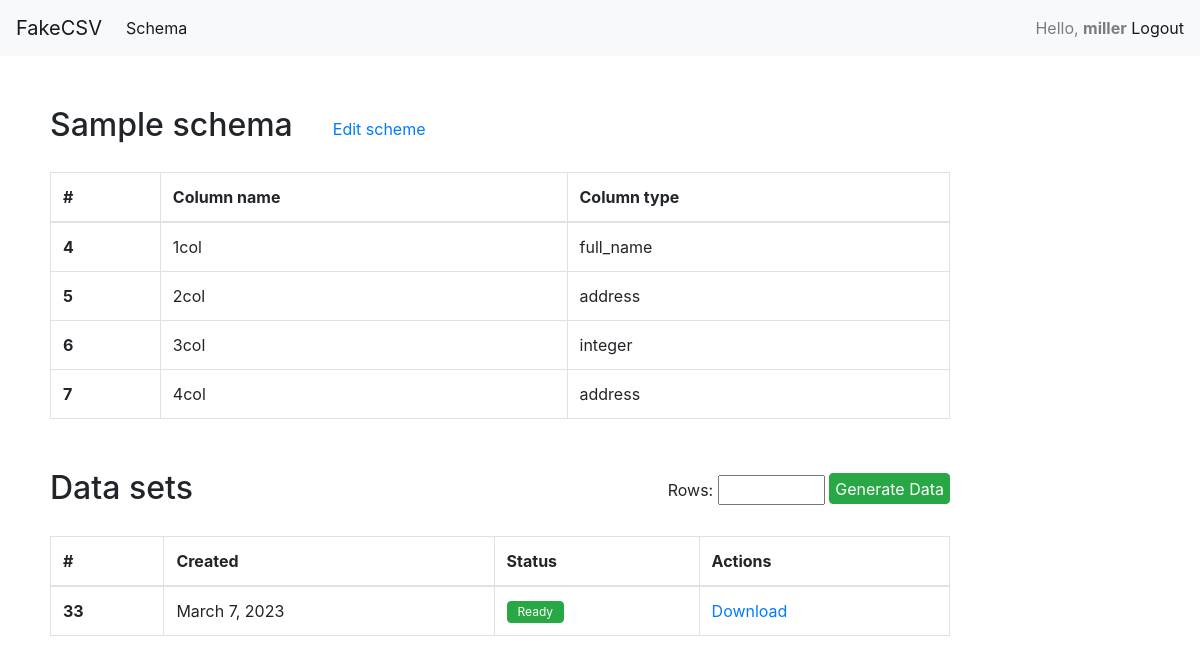
/schemas/2 (signed in), run on the app's committed database.
### authentication/models.py (models this page shows)
class Column(models.Model):
    TYPE_CHOICES = [
        ('full_name', 'Full Name'),
        ('job', 'Job'),
        ('email', 'Email'),
        ('domain_name', 'Domain Name'),
        ('phone_number', 'Phone Number'),
        ('company_name', 'Company Name'),
        ('text', 'Text'),
        ('integer', 'Integer'),
        ('address', 'Address'),
        ('date', 'Date'),
    ]
    name = models.CharField(max_length=100)
    schema = models.ForeignKey(Schema, on_delete=models.CASCADE)
    type = models.CharField(max_length=100, choices=TYPE_CHOICES)
    range_start = models.IntegerField(null=True, blank=True)
    range_end = models.IntegerField(null=True, blank=True)
    order = models.IntegerField()

class DataSet(models.Model):
    name = models.CharField(max_length=100)
    data = models.DateField(auto_now=True)
    csv = models.FileField(upload_to='csv/')
    status = models.BooleanField(default=False)
    schema = models.ForeignKey(Schema, on_delete=models.CASCADE,
                               related_name='dataset')

### authentication/views.py (the view)
# urls.py: path('<int:schema_id>', schema_detail, name='schema_detail'),
@login_required
def schema_detail(request, schema_id):
    schema = get_object_or_404(Schema, id=schema_id)
    return render(request, 'schemas/detail.html', {'schema': schema})

### templates/schemas/detail.html (shortened to what this page needs)
{% extends 'base.html' %}
{% block content %}
  <div class="tableWrap">
    <div class="flexTableHead" style="justify-content: flex-start; gap: 40px">
      <h2>Sample schema</h2>
      <div><a href="#">Edit scheme</a></div>
    </div>
    <table class="table table-bordered">
      <thead>
      <tr>
        <th scope="col">#</th>
        <th scope="col">Column name</th>
        <th scope="col">Column type</th>
      </tr>
      </thead>
      <tbody>
      {% for column in schema.column_set.all %}
        <tr>
          <th scope="row">{{ column.id }}</th>
          <td>{{ column.name }}</td>
          <td>{{ column.type }}</td>
        </tr>
      {% endfor %}
      </tbody>
    </table>
  </div>
  <div class="tableWrap">
    <div class="flexTableHead" >
      <h2>Data sets</h2>
      <div>
        <form id="generate-data-form" method="post">
          <label for="num-records">Rows: </label>
          <input type="number" id="num-records" name="num-records" min="1" max="1000" required>
          <button type="submit" id="generate-data-btn" class="btn btn-success">Generate Data</button>
        </form>
      </div>
    </div>
    <table class="table table-bordered">
      <thead>
      <tr>
        <th scope="col">#</th>
        <th scope="col">Created</th>
        <th scope="col">Status</th>
        <th scope="col">Actions</th>
      </tr>
      </thead>
      <tbody id="tbody">
      {% for dataset in schema.dataset.all %}
        <tr>
          <th scope="row">{{ dataset.id }}</th>
          <td>{{ dataset.data }}</td>
          <td data-status="{{ dataset.id }}">
            {% if dataset.status %}
              <button type="" disabled class="buttonReady btn btn-success">Ready</button>
            {% else %}
              <button type="" disabled class="buttonProcessing btn btn-success">Ready</button>
            {% endif %}
          </td>
          <td data-link="{{ dataset.id }}">{% if dataset.status %}<a href="{% url 'schemas:download_csv' dataset.id %}">Download</a>{% endif %}</td>
        </tr>
      {% endfor %}
      </tbody>
    </table>
  </div>
{% endblock %}

### templates/base.html (shortened to what this page needs)
<!DOCTYPE html>
<html>
<head>
  <link rel="stylesheet" href="https://cdn.jsdelivr.net/npm/bootstrap@4.0.0/dist/css/bootstrap.min.css">
  {% load static %}
  <link rel="stylesheet" href="{% static 'css/style.css' %}">
</head>
<body>
<main>
  <div>
    <nav class="navbar navbar-expand-lg navbar-light bg-light">
      <a class="navbar-brand" href="{% url 'home' %}">FakeCSV</a>
      <div class="collapse navbar-collapse" id="navbarText">
        <ul class="navbar-nav mr-auto">
          <li class="nav-item active">
            <a class="nav-link" href="{% url 'schemas:schema' %}">Schema <span class="sr-only">(current)</span></a>
          </li>
        </ul>
        <span class="navbar-text">
          {% if user.is_authenticated %}
            Hello, <b>{{ user }}</b>
            <a href="{% url 'logout' %}">Logout</a>
          {% else %}
            <a href="{% url 'login' %}">Login</a>
          {% endif %}
        </span>
      </div>
    </nav>
  </div>
  <div class="mainWrapper">
  {% block content %}
  {% endblock %}
  </div>
</main>
</body>
</html>

### authentication/static/css/style.css (style rules this page uses)
body { margin: 0; padding: 0; }
.tableWrap { width: 75%; margin: 50px; }
.tableWrap a { padding: 0; }
.flexTableHead { display: flex; justify-content: space-between; align-items: center; margin: 20px 0; }
#generate-data-btn { height: 31px; padding: 0 5px; position: relative; bottom: 3px; }
.buttonReady, .buttonProcessing { background: green; height: 22px; padding: 0px 10px; font-size: 12px; }
.buttonReady:disabled, .buttonProcessing:disabled { opacity: 1; }

### data on the page
Column: id "4", name "1col", type "full_name"
Column: id "5", name "2col", type "address"
Column: id "6", name "3col", type "integer"
Column: id "7", name "4col", type "address"
DataSet: id "33", data "March 7, 2023", status "Ready"

### other printed values
{{ user }} "miller"
